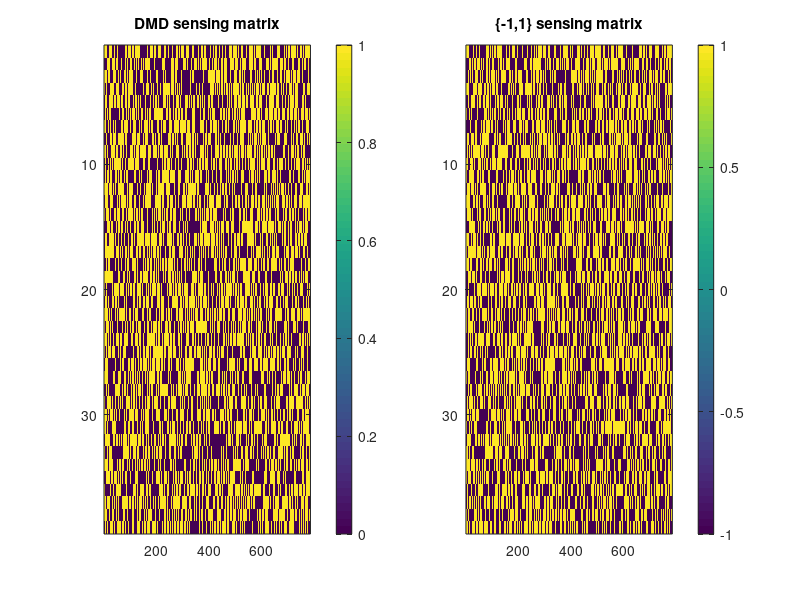

MATLAB code to generate this figure:
clear all
close all
clc

% the signal 
f = rand(28*28,1);

% Real sensing
compresion = 0.05;
H_binary = round(rand(round(compresion*28*28),28*28));
y_b = H_binary*f;

H_ones = ones(1,28*28);
y_ones = H_ones*f;

y =  y_b*2-y_ones;

% simulated sensing

H_neg = H_binary*2-1;
y_neg = H_neg*f;



figure, subplot(1,2,1), imagesc(H_binary), title('DMD sensing matrix'), colorbar()
subplot(1,2,2), imagesc(H_neg), title('\{-1,1\} sensing matrix'), colorbar()
norm(y_neg-y)

